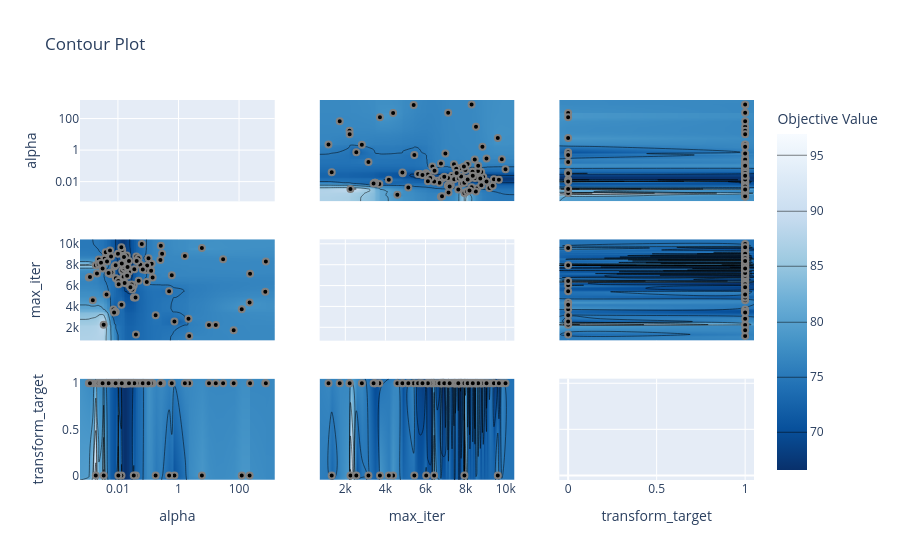

Write notebook code for a chart like this one.
### Code cell
plot_contour(lasso_study, params=["alpha", "transform_target", "max_iter"])
